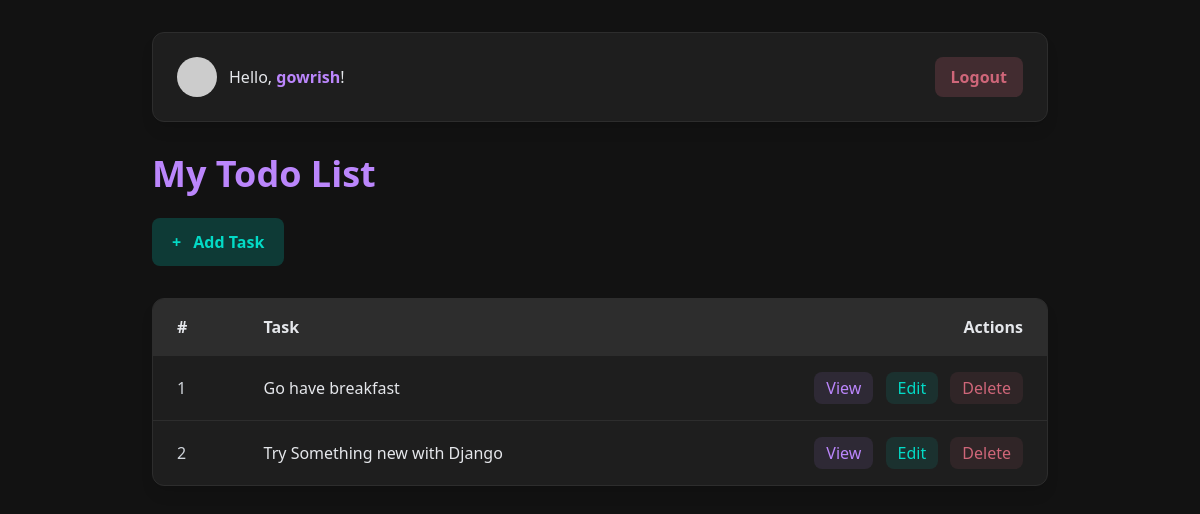
The app's page / (signed in), older data.
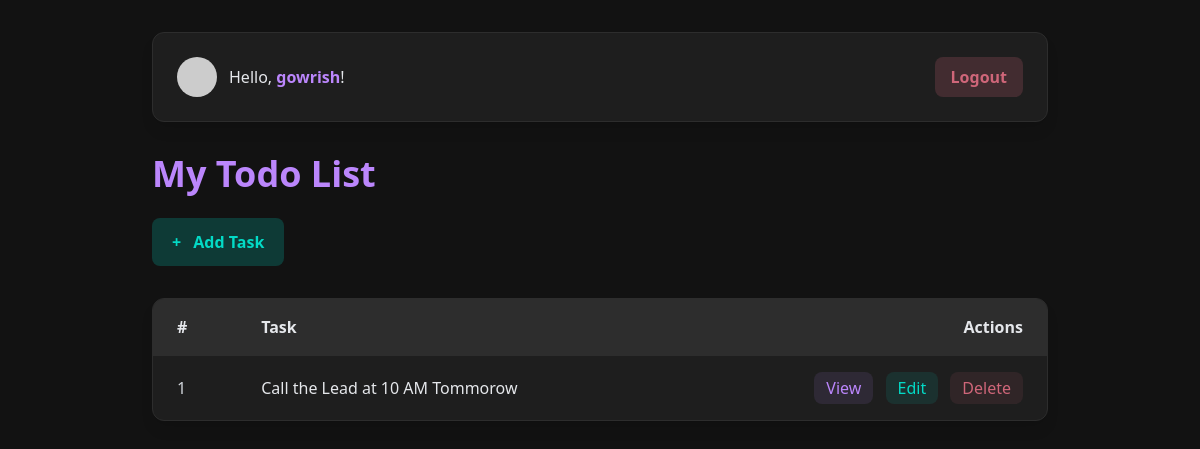
The same page, newer data.
### base/models.py (models this page shows, shortened)
class Task(models.Model):
    user = models.ForeignKey(User, on_delete= models.CASCADE,null=True,blank=True)
    title = models.CharField(max_length=200)
    description = models.TextField(null=True,blank=True)
    complete = models.BooleanField(default=False)
    create = models.DateTimeField(auto_now_add=True)
    class Meta:
        ordering = ['complete']

### base/views.py (the view)
# urls.py: path("",TaskList.as_view(),name='tasks'),
class TaskList(LoginRequiredMixin,ListView):
    model = Task
    context_object_name = "tasks"
    def get_context_data(self, **kwargs):
        context = super().get_context_data(**kwargs)
        context['tasks'] = context['tasks'].filter(user=self.request.user)
        context['count'] = context['tasks'].filter(complete=False).count() # count of incomplete tasks
        return context

### base/templates/base/task_list.html (shortened to what this page needs)
{% extends 'base/base.html' %}
{% block content %}
    {% if request.user.is_authenticated %}
        <div class="bg-dark-200 p-6 rounded-xl shadow-lg border border-dark-100 w-full mb-8 flex justify-between items-center">
            <div class="flex items-center">
                <img src="https://robohash.org/{{ request.user }}.png?size=40x40" alt="Profile Picture" class="rounded-full w-10 h-10 mr-3">
                <p class="text-gray-200">Hello, <span class="text-primary font-bold">{{ request.user }}</span>!</p>
            </div>
            <form action="{% url 'logout' %}" method="post">
                <button type="submit" class="bg-danger bg-opacity-20 hover:bg-opacity-30 text-danger font-bold px-4 py-2 rounded-lg transition-all duration-300 hover:transform hover:-translate-y-1 hover:shadow-lg">Logout</button>
            </form>
        </div>
    {% else %}
        <div class="w-full flex justify-end mb-6">
            <a href="{% url 'login' %}" class="bg-primary bg-opacity-20 hover:bg-opacity-30 text-primary font-bold px-6 py-3 rounded-lg transition-all duration-300 hover:transform hover:-translate-y-1 hover:shadow-lg">Login</a>
        </div>
    {% endif %}
    <h1 class="text-4xl text-primary font-bold mb-6">My Todo List</h1>
    <div class="flex justify-between items-center w-full mb-8">
        <a href="{% url 'task-create' %}" class="bg-secondary bg-opacity-20 hover:bg-opacity-30 text-secondary font-bold px-5 py-3 rounded-lg transition-all duration-300 hover:transform hover:-translate-y-1 hover:shadow-lg">
            <span class="mr-2">+</span> Add Task
        </a>
    </div>
    {% if tasks %}
        <div class="w-full bg-dark-200 rounded-xl shadow-lg border border-dark-100 overflow-hidden">
            <table class="w-full border-collapse">
                <thead>
                    <tr class="bg-dark-100">
                        <th class="py-4 px-6 text-left">#</th>
                        <th class="py-4 px-6 text-left">Task</th>
                        <th class="py-4 px-6 text-right">Actions</th>
                    </tr>
                </thead>
                <tbody>
                    {% for task in tasks %}
                    <tr class="border-t border-dark-100 hover:bg-dark-100 transition duration-200">
                        <td class="py-4 px-6 text-gray-300">{{ forloop.counter }}</td>
                        <td class="py-4 px-6 text-gray-200">{{ task.title }}</td>
                        <td class="py-4 px-6 text-right space-x-2">
                            <a href="{% url 'task' task.id %}" class="inline-block bg-primary bg-opacity-10 hover:bg-opacity-20 text-primary px-3 py-1 rounded-lg transition-all duration-200">View</a>
                            <a href="{% url 'task-update' task.id %}" class="inline-block bg-secondary bg-opacity-10 hover:bg-opacity-20 text-secondary px-3 py-1 rounded-lg transition-all duration-200">Edit</a>
                            <a href="{% url 'task-delete' task.id %}" class="inline-block bg-danger bg-opacity-10 hover:bg-opacity-20 text-danger px-3 py-1 rounded-lg transition-all duration-200">Delete</a>
                        </td>
                    </tr>
                    {% endfor %}
                </tbody>
            </table>
        </div>
    {% else %}
        <div class="bg-dark-200 p-10 rounded-xl shadow-lg border border-dark-100 w-full text-center">
            <p class="text-xl text-gray-400">No tasks found. Start by adding a new task!</p>
        </div>
    {% endif %}
{% endblock %}

### base/templates/base/base.html (shortened to what this page needs)
<!DOCTYPE html>
<html lang="en">
<head>
    <script src="https://cdn.tailwindcss.com"></script>
</head>
<body class="bg-dark-300 text-gray-200 min-h-screen flex flex-col items-center py-8 px-4 relative overflow-x-hidden">
    <div id="particles-js"></div>
    <div class="w-full max-w-4xl mx-auto z-10 fade-in">
        {% block content %}{% endblock %}
    </div>
</body>
</html>

### base/templates/base/base.html (style rules this page uses)
#particles-js { position: fixed; top: 0; left: 0; width: 100%; height: 100%; z-index: -1; }
.fade-in { animation: fadeIn 0.5s ease-in-out; }

Row changes from the older to the newer data that the page shows:
removed Task: title "Go have breakfast"
removed Task: title "Try Something new with Django"
added Task: title "Call the Lead at 10 AM Tommorow"
